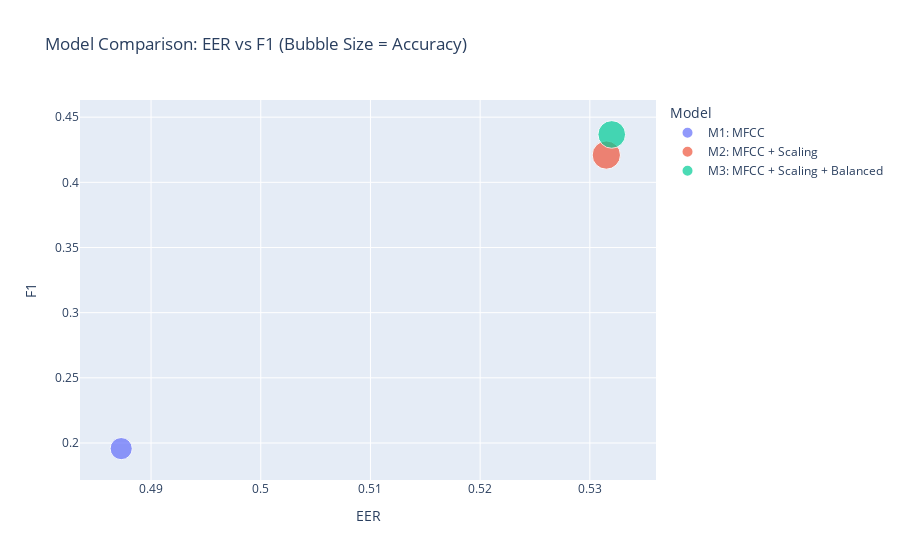

The notebook cell saved with this chart:
### Code cell
import plotly.express as px

fig = px.scatter(
    results_df,
    x="EER",
    y="F1",
    size="Accuracy",
    color="Model",
    title="Model Comparison: EER vs F1 (Bubble Size = Accuracy)",
    hover_data=["Accuracy", "Precision", "Recall"]
)

fig.show()

### Figure 1 — Plotly figure (JSON) as saved in the notebook; plotly's stock layout.template omitted (floating-point values rounded to 4 significant figures)
{"data": [{"customdata": [[0.2812, 0.1846, 0.2645]], "hovertemplate": "Model=M1: MFCC<br>EER=%{x}<br>F1=%{y}<br>Accuracy=%{customdata[0]}<br>Precision=%{customdata[1]}<br>Recall=%{customdata[2]}<extra></extra>", "legendgroup": "M1: MFCC", "marker": {"color": "#636efa", "size": [0.2812], "sizemode": "area", "sizeref": 0.001146, "symbol": "circle"}, "mode": "markers", "name": "M1: MFCC", "orientation": "v", "showlegend": true, "type": "scatter", "x": [0.4873], "xaxis": "x", "y": [0.1957], "yaxis": "y"}, {"customdata": [[0.4583, 0.4525, 0.4329]], "hovertemplate": "Model=M2: MFCC + Scaling<br>EER=%{x}<br>F1=%{y}<br>Accuracy=%{customdata[0]}<br>Precision=%{customdata[1]}<br>Recall=%{customdata[2]}<extra></extra>", "legendgroup": "M2: MFCC + Scaling", "marker": {"color": "#EF553B", "size": [0.4583], "sizemode": "area", "sizeref": 0.001146, "symbol": "circle"}, "mode": "markers", "name": "M2: MFCC + Scaling", "orientation": "v", "showlegend": true, "type": "scatter", "x": [0.5315], "xaxis": "x", "y": [0.4209], "yaxis": "y"}, {"customdata": [[0.4375, 0.468, 0.4626]], "hovertemplate": "Model=M3: MFCC + Scaling + Balanced<br>EER=%{x}<br>F1=%{y}<br>Accuracy=%{customdata[0]}<br>Precision=%{customdata[1]}<br>Recall=%{customdata[2]}<extra></extra>", "legendgroup": "M3: MFCC + Scaling + Balanced", "marker": {"color": "#00cc96", "size": [0.4375], "sizemode": "area", "sizeref": 0.001146, "symbol": "circle"}, "mode": "markers", "name": "M3: MFCC + Scaling + Balanced", "orientation": "v", "showlegend": true, "type": "scatter", "x": [0.532], "xaxis": "x", "y": [0.4367], "yaxis": "y"}], "layout": {"legend": {"itemsizing": "constant", "title": {"text": "Model"}, "tracegroupgap": 0}, "title": {"text": "Model Comparison: EER vs F1 (Bubble Size = Accuracy)"}, "xaxis": {"anchor": "y", "domain": [0, 1], "title": {"text": "EER"}}, "yaxis": {"anchor": "x", "domain": [0, 1], "title": {"text": "F1"}}}}
